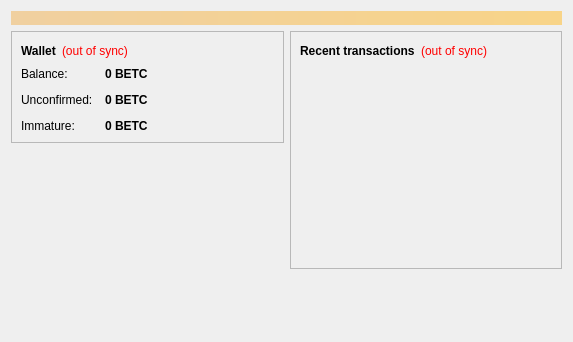
<?xml version="1.0" encoding="UTF-8"?>
<ui version="4.0">
 <class>OverviewPage</class>
 <widget class="QWidget" name="OverviewPage">
  <property name="geometry">
   <rect>
    <x>0</x>
    <y>0</y>
    <width>573</width>
    <height>342</height>
   </rect>
  </property>
  <property name="windowTitle">
   <string>Form</string>
  </property>
  <layout class="QVBoxLayout" name="topLayout">
   <item>
    <widget class="QLabel" name="labelAlerts">
     <property name="visible">
      <bool>false</bool>
     </property>
     <property name="styleSheet">
      <string notr="true">background-color: qlineargradient(x1: 0, y1: 0, x2: 1, y2: 0, stop:0 #F0D0A0, stop:1 #F8D488); color:#000000;</string>
     </property>
     <property name="wordWrap">
      <bool>true</bool>
     </property>
     <property name="margin">
      <number>3</number>
     </property>
    </widget>
   </item>
   <item>
    <layout class="QHBoxLayout" name="horizontalLayout" stretch="1,1">
     <item>
      <layout class="QVBoxLayout" name="verticalLayout_2">
       <item>
        <widget class="QFrame" name="frame">
         <property name="frameShape">
          <enum>QFrame::StyledPanel</enum>
         </property>
         <property name="frameShadow">
          <enum>QFrame::Raised</enum>
         </property>
         <layout class="QVBoxLayout" name="verticalLayout_4">
          <item>
           <layout class="QHBoxLayout" name="horizontalLayout_4">
            <item>
             <widget class="QLabel" name="label_5">
              <property name="font">
               <font>
                <weight>75</weight>
                <bold>true</bold>
               </font>
              </property>
              <property name="text">
               <string>Wallet</string>
              </property>
             </widget>
            </item>
            <item>
             <widget class="QLabel" name="labelWalletStatus">
              <property name="toolTip">
               <string>The displayed information may be out of date. Your wallet automatically synchronizes with the Betacoin network after a connection is established, but this process has not completed yet.</string>
              </property>
              <property name="styleSheet">
               <string notr="true">QLabel { color: red; }</string>
              </property>
              <property name="text">
               <string notr="true">(out of sync)</string>
              </property>
              <property name="alignment">
               <set>Qt::AlignLeading|Qt::AlignLeft|Qt::AlignVCenter</set>
              </property>
             </widget>
            </item>
            <item>
             <spacer name="horizontalSpacer_2">
              <property name="orientation">
               <enum>Qt::Horizontal</enum>
              </property>
              <property name="sizeHint" stdset="0">
               <size>
                <width>40</width>
                <height>20</height>
               </size>
              </property>
             </spacer>
            </item>
           </layout>
          </item>
          <item>
           <layout class="QFormLayout" name="formLayout_2">
            <property name="fieldGrowthPolicy">
             <enum>QFormLayout::AllNonFixedFieldsGrow</enum>
            </property>
            <property name="horizontalSpacing">
             <number>12</number>
            </property>
            <property name="verticalSpacing">
             <number>12</number>
            </property>
            <item row="0" column="0">
             <widget class="QLabel" name="label">
              <property name="text">
               <string>Balance:</string>
              </property>
             </widget>
            </item>
            <item row="0" column="1">
             <widget class="QLabel" name="labelBalance">
              <property name="font">
               <font>
                <weight>75</weight>
                <bold>true</bold>
               </font>
              </property>
              <property name="cursor">
               <cursorShape>IBeamCursor</cursorShape>
              </property>
              <property name="toolTip">
               <string>Your current balance</string>
              </property>
              <property name="text">
               <string notr="true">0 BETC</string>
              </property>
              <property name="textInteractionFlags">
               <set>Qt::LinksAccessibleByMouse|Qt::TextSelectableByKeyboard|Qt::TextSelectableByMouse</set>
              </property>
             </widget>
            </item>
            <item row="1" column="0">
             <widget class="QLabel" name="label_3">
              <property name="text">
               <string>Unconfirmed:</string>
              </property>
             </widget>
            </item>
            <item row="1" column="1">
             <widget class="QLabel" name="labelUnconfirmed">
              <property name="font">
               <font>
                <weight>75</weight>
                <bold>true</bold>
               </font>
              </property>
              <property name="cursor">
               <cursorShape>IBeamCursor</cursorShape>
              </property>
              <property name="toolTip">
               <string>Total of transactions that have yet to be confirmed, and do not yet count toward the current balance</string>
              </property>
              <property name="text">
               <string notr="true">0 BETC</string>
              </property>
              <property name="textInteractionFlags">
               <set>Qt::LinksAccessibleByMouse|Qt::TextSelectableByKeyboard|Qt::TextSelectableByMouse</set>
              </property>
             </widget>
            </item>
            <item row="2" column="0">
             <widget class="QLabel" name="labelImmatureText">
              <property name="text">
               <string>Immature:</string>
              </property>
             </widget>
            </item>
            <item row="2" column="1">
             <widget class="QLabel" name="labelImmature">
              <property name="font">
               <font>
                <weight>75</weight>
                <bold>true</bold>
               </font>
              </property>
              <property name="toolTip">
               <string>Mined balance that has not yet matured</string>
              </property>
              <property name="text">
               <string notr="true">0 BETC</string>
              </property>
              <property name="textInteractionFlags">
               <set>Qt::LinksAccessibleByMouse|Qt::TextSelectableByKeyboard|Qt::TextSelectableByMouse</set>
              </property>
             </widget>
            </item>
           </layout>
          </item>
         </layout>
        </widget>
       </item>
       <item>
        <spacer name="verticalSpacer">
         <property name="orientation">
          <enum>Qt::Vertical</enum>
         </property>
         <property name="sizeHint" stdset="0">
          <size>
           <width>20</width>
           <height>40</height>
          </size>
         </property>
        </spacer>
       </item>
      </layout>
     </item>
     <item>
      <layout class="QVBoxLayout" name="verticalLayout_3">
       <item>
        <widget class="QFrame" name="frame_2">
         <property name="frameShape">
          <enum>QFrame::StyledPanel</enum>
         </property>
         <property name="frameShadow">
          <enum>QFrame::Raised</enum>
         </property>
         <layout class="QVBoxLayout" name="verticalLayout">
          <item>
           <layout class="QHBoxLayout" name="horizontalLayout_2">
            <item>
             <widget class="QLabel" name="label_4">
              <property name="text">
               <string>&lt;b&gt;Recent transactions&lt;/b&gt;</string>
              </property>
             </widget>
            </item>
            <item>
             <widget class="QLabel" name="labelTransactionsStatus">
              <property name="toolTip">
               <string>The displayed information may be out of date. Your wallet automatically synchronizes with the Betacoin network after a connection is established, but this process has not completed yet.</string>
              </property>
              <property name="styleSheet">
               <string notr="true">QLabel { color: red; }</string>
              </property>
              <property name="text">
               <string notr="true">(out of sync)</string>
              </property>
              <property name="alignment">
               <set>Qt::AlignRight|Qt::AlignTrailing|Qt::AlignVCenter</set>
              </property>
             </widget>
            </item>
            <item>
             <spacer name="horizontalSpacer">
              <property name="orientation">
               <enum>Qt::Horizontal</enum>
              </property>
              <property name="sizeHint" stdset="0">
               <size>
                <width>40</width>
                <height>20</height>
               </size>
              </property>
             </spacer>
            </item>
           </layout>
          </item>
          <item>
           <widget class="QListView" name="listTransactions">
            <property name="styleSheet">
             <string notr="true">QListView { background: transparent; }</string>
            </property>
            <property name="frameShape">
             <enum>QFrame::NoFrame</enum>
            </property>
            <property name="verticalScrollBarPolicy">
             <enum>Qt::ScrollBarAlwaysOff</enum>
            </property>
            <property name="horizontalScrollBarPolicy">
             <enum>Qt::ScrollBarAlwaysOff</enum>
            </property>
            <property name="selectionMode">
             <enum>QAbstractItemView::NoSelection</enum>
            </property>
           </widget>
          </item>
         </layout>
        </widget>
       </item>
       <item>
        <spacer name="verticalSpacer_2">
         <property name="orientation">
          <enum>Qt::Vertical</enum>
         </property>
         <property name="sizeHint" stdset="0">
          <size>
           <width>20</width>
           <height>40</height>
          </size>
         </property>
        </spacer>
       </item>
      </layout>
     </item>
    </layout>
   </item>
  </layout>
 </widget>
 <resources/>
 <connections/>
</ui>
